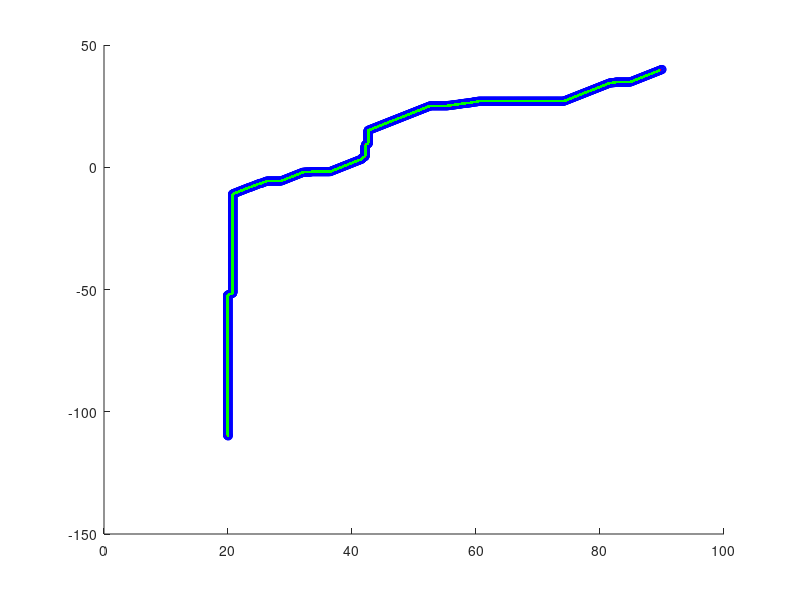
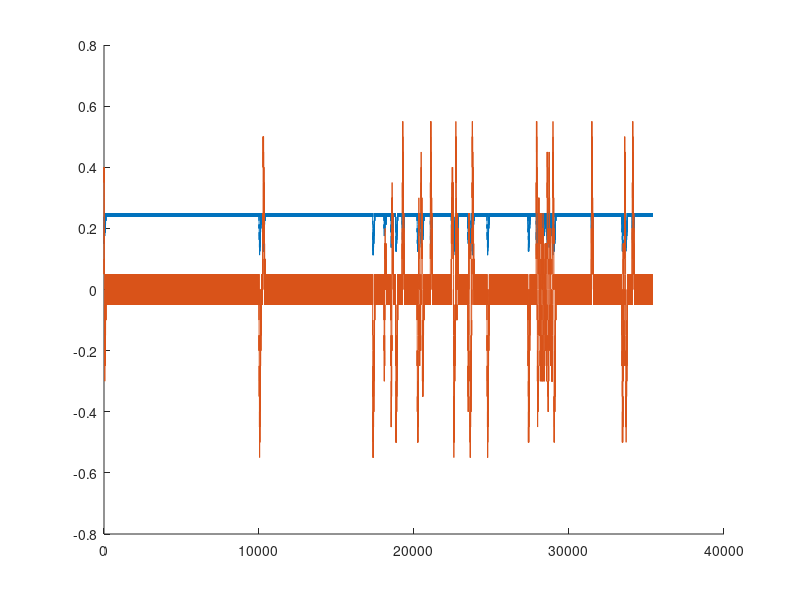

The MATLAB source for these figures, in order:
close all;
hold on
[path_x path_y] = textread('astar_path.txt');
[x y] = textread('simulate_path.txt');
%path_x = x;
%path_y = y;
%[path_x path_y] = textread('astar_path40cm.txt');
%path_x = path_x(200:400);
%path_y = path_y(200:400);
plot(path_x, path_y, 'bo')
sample_index = 1;
first_sample = 1;
bezier_index = 0;
bezier_x = [];
bezier_y = [];
while sample_index < (length(path_x) - 5)
    %obtain sample points
    if first_sample
        p0_x = path_x(sample_index);
        p0_y = path_y(sample_index);
        p1_x = path_x(sample_index+1);
        p1_y = path_y(sample_index+1);
        p2_x = path_x(sample_index+2);
        p2_y = path_y(sample_index+2);
        p3_x = path_x(sample_index+3);
        p3_y = path_y(sample_index+3);
    else
        p0_x = bezier_x(length(bezier_x));
        p0_y = bezier_y(length(bezier_y));
        p1_x = path_x(sample_index);
        p1_y = path_y(sample_index);
        p2_x = path_x(sample_index+1);
        p2_y = path_y(sample_index+1);
        p3_x = path_x(sample_index+2);
        p3_y = path_y(sample_index+2);
    end 
%     plot(p0_x, p0_y, 'bo')
%     plot(p1_x, p1_y, 'bo')
%     plot(p2_x, p2_y, 'bo')
%     plot(p3_x, p3_y, 'bo')
    %calculate bezier curve
    node = 0:0.2:0.8;
    for t = 1:length(node) 
        bezier_x(t+bezier_index*length(node)) = p0_x*((1-node(t))^3) + 3*p1_x*node(t)*((1-node(t))^2) + 3*p2_x*(node(t)^2)*(1-node(t)) +p3_x*(node(t)^3);
        bezier_y(t+bezier_index*length(node)) = p0_y*((1-node(t))^3) + 3*p1_y*node(t)*((1-node(t))^2) + 3*p2_y*(node(t)^2)*(1-node(t)) + p3_y*(node(t)^3);
    end
%     plot(bezier_x, bezier_y, 'r.')
    if first_sample 
        sample_index = sample_index + 3;
    else
        sample_index = sample_index + 2;
    end
    bezier_index = bezier_index + 1;
    first_sample = 0;
end
plot(bezier_x, bezier_y, 'r.')

% obtain track, now we have get a track controller
% first we have face to next way point 
% and linear velocity = 0.0 angular velocity = 0.0
linear_velocity = 0.0;
angular_velocity = 0.0;
max_linear_velocity = 0.25; %0.2m/s
max_angular_velocity = 0.7; %~40度/s
current_index = 1;
next_index = 2;
pose_x = bezier_x(current_index);
pose_y = bezier_y(current_index);
phi = atan2(bezier_y(next_index) - bezier_y(current_index), bezier_x(next_index) - bezier_x(current_index)); 
control_frequency = 50;
dt = 1 / control_frequency;
control_step = 1;
initializing = 1;
controlling = 2;
control_x = [];
control_y = [];
pose_update = 1;
angular_accelerated_scale = 0.05; %0.02~0.03
angular_velocity_deq = [];
angular_velocity_index = 1;
linear_velocity_deq = [];
linear_velocity_index = 1;
while next_index < length(bezier_x)
    % simulate1 pose update;
    if abs(angular_velocity) < 0.00001
        pose_x = pose_x + linear_velocity * cos(phi) * dt;
        pose_y = pose_y + linear_velocity * sin(phi) * dt;
    else 
        radius = linear_velocity / angular_velocity;
        dphi = angular_velocity * dt;
        pose_x = pose_x - radius * sin(phi) + radius * sin(phi + dphi);
        pose_y = pose_y + radius * cos(phi) - radius * cos(phi + dphi);
    end
    control_x(pose_update) = pose_x;
    control_y(pose_update) = pose_y;
    pose_update = pose_update + 1;
    %figure(1)
    %hold on 
    %plot(pose_x, pose_y, 'g.')
    %plot(bezier_x(next_index), bezier_y(next_index), 'y.')
    % simulate2 velocity control
    if control_step == initializing
        dx = bezier_x(next_index) - pose_x; % obtain distance to next waypoint
        dy = bezier_y(next_index) - pose_y;
        distance_to_next = sqrt(dx^2 + dy^2);
        control_step = controlling;
    else % control_step == controlling
        % if finish
        dx = bezier_x(next_index) - pose_x; % obtain distance to next waypoint
        dy = bezier_y(next_index) - pose_y;
        distance = sqrt(dx^2 + dy^2);
        if (distance < (distance_to_next * 0.3)) || (distance < 0.15)
            next_index = next_index + 1;
            control_step = initializing;
        end 
        % else if fail 
        % else
        dx = bezier_x(next_index) - pose_x; 
        dy = bezier_y(next_index) - pose_y;
        expect = atan2(dy, dx);
        error = expect - phi; 
        expect_angular_velocity = error * 2.0;
        if expect_angular_velocity > max_angular_velocity
            expect_angular_velocity = max_angular_velocity;
        elseif expect_angular_velocity < -max_angular_velocity
            expect_angular_velocity = -max_angular_velocity;
        end
        
        if expect_angular_velocity > angular_velocity
            angular_velocity = angular_velocity + angular_accelerated_scale;
        elseif expect_angular_velocity < angular_velocity
            angular_velocity = angular_velocity - angular_accelerated_scale;
        end
        
        linear_velocity = max_linear_velocity * ((max_angular_velocity - abs(angular_velocity) * 0.7) / max_angular_velocity); %1-0.6=0.4 0.4*0.25=0.1m/s min
        angular_velocity_deq(angular_velocity_index) = angular_velocity;
        angular_velocity_index = angular_velocity_index + 1;
        linear_velocity_deq(linear_velocity_index) = linear_velocity;
        linear_velocity_index = linear_velocity_index + 1;
    end 
    % simulate3 state update
    phi = phi + angular_velocity * dt;
end
plot(control_x, control_y, 'g.')

figure(2)
hold on 
plot(linear_velocity_deq)
plot(angular_velocity_deq)
% 一次贝塞尔曲线。
% p0 = [0, 0]
% p1 = [2, 3]
% t = 0:0.01:1
% bx = []
% by = []
% for i = 1:length(t)
%     bx(i) = (1-i)*p0(1) + i*p1(1);
%     by(i) = (1-i)*p0(2) + i*p1(2);
% end
% plot(bx,by)

% 二次贝塞尔曲线
% p0 = [0, 0]
% p1 = [1, 1]
% p2 = [2, 6]
% node = 0:0.01:1;
% bx = []
% by = []
% for t = 1:length(node) 
%     bx(t) = (1-node(t))^2*p0(1)  + 2*node(t)*(1-node(t))*p1(1)+(node(t)^2)*p2(1);
%     by(t) = (1-node(t))^2*p0(2)  + 2*node(t)*(1-node(t))*p1(2)+(node(t)^2)*p2(2);
% end
% hold on 
% plot(p0(1),p0(2), 'ro')
% plot(p1(1),p1(2), 'go')
% plot(p2(1),p2(2), 'bo')
% plot(bx,by)

% 三次贝塞尔曲线
% p0 = [0, 0]
% p1 = [1, 1]
% p2 = [2, 6]
% p3 = [7, 4]
% node = 0:0.05:1;
% bx = []
% by = []
% for t = 1:length(node) 
%     bx(t) = p0(1)*((1-node(t))^3) + 3*p1(1)*node(t)*((1-node(t))^2) + 3*p2(1)*(node(t)^2)*(1-node(t)) + p3(1)*(node(t)^3);
%     by(t) = p0(2)*((1-node(t))^3) + 3*p1(2)*node(t)*((1-node(t))^2) + 3*p2(2)*(node(t)^2)*(1-node(t)) + p3(2)*(node(t)^3);
% end
% hold on 
% plot(p0(1),p0(2), 'ro')
% plot(p1(1),p1(2), 'go')
% plot(p2(1),p2(2), 'bo')
% plot(p3(1),p3(2), 'bo')
% plot(bx,by, 'r.')
